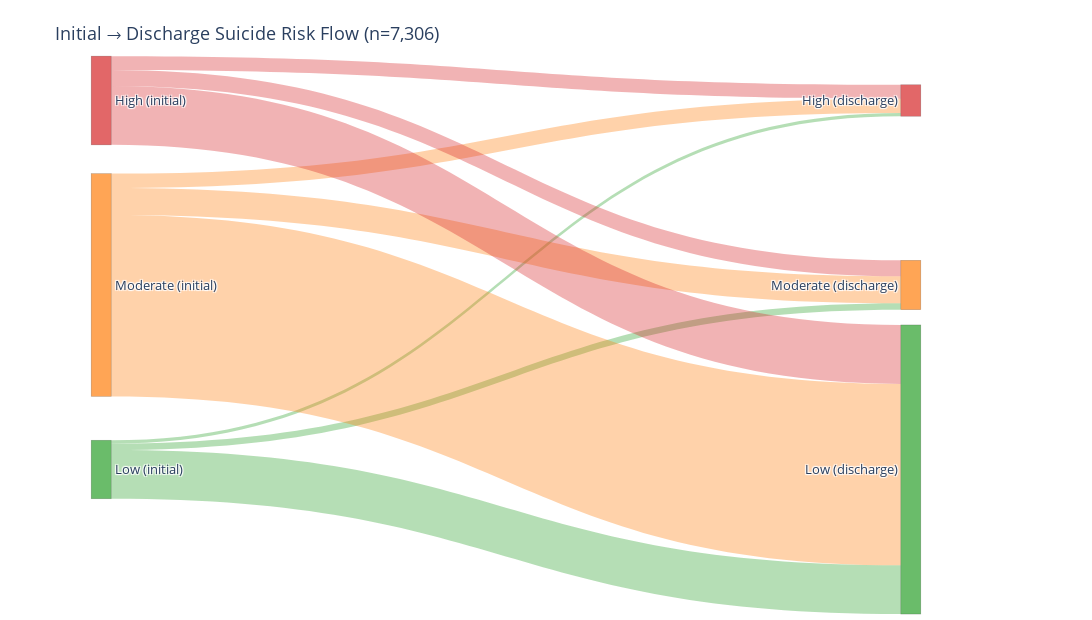

Notebook code for this chart:
### Code cell
import plotly.graph_objects as go
import plotly.io as pio

# --- Order: top → bottom
risk_order = ["High", "Moderate", "Low"]

# Build flows from sa
df = sa.loc[
    sa["risk_level_initial"].isin(risk_order) & sa["risk_level_discharge"].isin(risk_order),
    ["risk_level_initial","risk_level_discharge"]
].copy()

flows = (
    df.groupby(["risk_level_initial","risk_level_discharge"])
      .size().reset_index(name="count")
)
total = int(flows["count"].sum())
flows["pct_total"] = flows["count"] / total
flows["pct_within_initial"] = flows["count"] / flows.groupby("risk_level_initial")["count"].transform("sum")

# Node labels and indices
left_labels  = [f"{c} (initial)"   for c in risk_order]
right_labels = [f"{c} (discharge)" for c in risk_order]
nodes = left_labels + right_labels
idx = {c:i for i,c in enumerate(risk_order)}

flows["source"] = flows["risk_level_initial"].map(idx).astype(int)
flows["target"] = flows["risk_level_discharge"].map(lambda c: idx[c] + len(risk_order)).astype(int)
flows["value"]  = flows["count"].astype(float)

# Colors
risk_rgb = {"Low":"rgba(44,160,44,0.70)","Moderate":"rgba(255,127,14,0.70)","High":"rgba(214,39,40,0.70)"}
node_colors = [risk_rgb[c] for c in risk_order] + [risk_rgb[c] for c in risk_order]
link_colors = flows["risk_level_initial"].astype(str).map({
    "Low":"rgba(44,160,44,0.35)","Moderate":"rgba(255,127,14,0.35)","High":"rgba(214,39,40,0.35)"
}).tolist()

# Hover text
flows["hover"] = (
    flows["risk_level_initial"].astype(str) + " → " + flows["risk_level_discharge"].astype(str) +
    "<br><b>n = " + flows["count"].map("{:,}".format) + "</b>" +
    "<br>% of total = " + (100*flows["pct_total"]).round(1).astype(str) + "%" +
    "<br>% within initial = " + (100*flows["pct_within_initial"]).round(1).astype(str) + "%"
)

# Fix node positions: High top, Moderate middle, Low bottom
x_left,  x_right = [0.10]*3, [0.90]*3
y_left,  y_right = [0.05, 0.50, 0.95], [0.05, 0.50, 0.95]  # High, Moderate, Low

fig = go.Figure(data=[go.Sankey(
    arrangement="fixed",
    node=dict(
        pad=20, thickness=20,
        line=dict(color="rgba(0,0,0,0.25)", width=0.6),
        label=nodes, color=node_colors,
        x=x_left + x_right, y=y_left + y_right
    ),
    link=dict(
        source=flows["source"].tolist(),
        target=flows["target"].tolist(),
        value=flows["value"].tolist(),
        color=link_colors,
        hovertemplate="%{customdata}<extra></extra>",
        customdata=flows["hover"].tolist()
    )
)])

# Wider canvas and larger margins to avoid cutoff
fig.update_layout(
    title=f"Initial → Discharge Suicide Risk Flow (n={total:,})",
    font=dict(size=13),
    width=1200, height=620,
    margin=dict(l=0, r=80, t=80, b=130),
)

fig.show()

# --- Static export (PNG/SVG) ---
# pip install -q kaleido  # run once in your env
# Save high-res PNG
#pio.write_image(fig, "risk_sankey.png", format="png", scale=2, width=1100, height=620)
# Or vector SVG
#pio.write_image(fig, "risk_sankey.svg", format="svg", width=1100, height=620)

### Figure 1 — Plotly figure (JSON) as saved in the notebook; plotly's stock layout.template omitted (floating-point values rounded to 4 significant figures)
{"data": [{"arrangement": "fixed", "link": {"color": ["rgba(44,160,44,0.35)", "rgba(44,160,44,0.35)", "rgba(44,160,44,0.35)", "rgba(255,127,14,0.35)", "rgba(255,127,14,0.35)", "rgba(255,127,14,0.35)", "rgba(214,39,40,0.35)", "rgba(214,39,40,0.35)", "rgba(214,39,40,0.35)"], "customdata": ["Low → Low<br><b>n = 962</b><br>% of total = 13.2%<br>% within initial = 83.3%", "Low → Moderate<br><b>n = 127</b><br>% of total = 1.7%<br>% within initial = 11.0%", "Low → High<br><b>n = 66</b><br>% of total = 0.9%<br>% within initial = 5.7%", "Moderate → Low<br><b>n = 3,583</b><br>% of total = 49.0%<br>% within initial = 81.5%", "Moderate → Moderate<br><b>n = 534</b><br>% of total = 7.3%<br>% within initial = 12.1%", "Moderate → High<br><b>n = 282</b><br>% of total = 3.9%<br>% within initial = 6.4%", "High → Low<br><b>n = 1,164</b><br>% of total = 15.9%<br>% within initial = 66.4%", "High → Moderate<br><b>n = 314</b><br>% of total = 4.3%<br>% within initial = 17.9%", "High → High<br><b>n = 274</b><br>% of total = 3.8%<br>% within initial = 15.6%"], "hovertemplate": "%{customdata}<extra></extra>", "source": [2, 2, 2, 1, 1, 1, 0, 0, 0], "target": [5, 4, 3, 5, 4, 3, 5, 4, 3], "value": [962, 127, 66, 3583, 534, 282, 1164, 314, 274]}, "node": {"color": ["rgba(214,39,40,0.70)", "rgba(255,127,14,0.70)", "rgba(44,160,44,0.70)", "rgba(214,39,40,0.70)", "rgba(255,127,14,0.70)", "rgba(44,160,44,0.70)"], "label": ["High (initial)", "Moderate (initial)", "Low (initial)", "High (discharge)", "Moderate (discharge)", "Low (discharge)"], "line": {"color": "rgba(0,0,0,0.25)", "width": 0.6}, "pad": 20, "thickness": 20, "x": [0.1, 0.1, 0.1, 0.9, 0.9, 0.9], "y": [0.05, 0.5, 0.95, 0.05, 0.5, 0.95]}, "type": "sankey"}], "layout": {"font": {"size": 13}, "height": 620, "margin": {"b": 130, "l": 0, "r": 80, "t": 80}, "title": {"text": "Initial → Discharge Suicide Risk Flow (n=7,306)"}, "width": 1200}}
